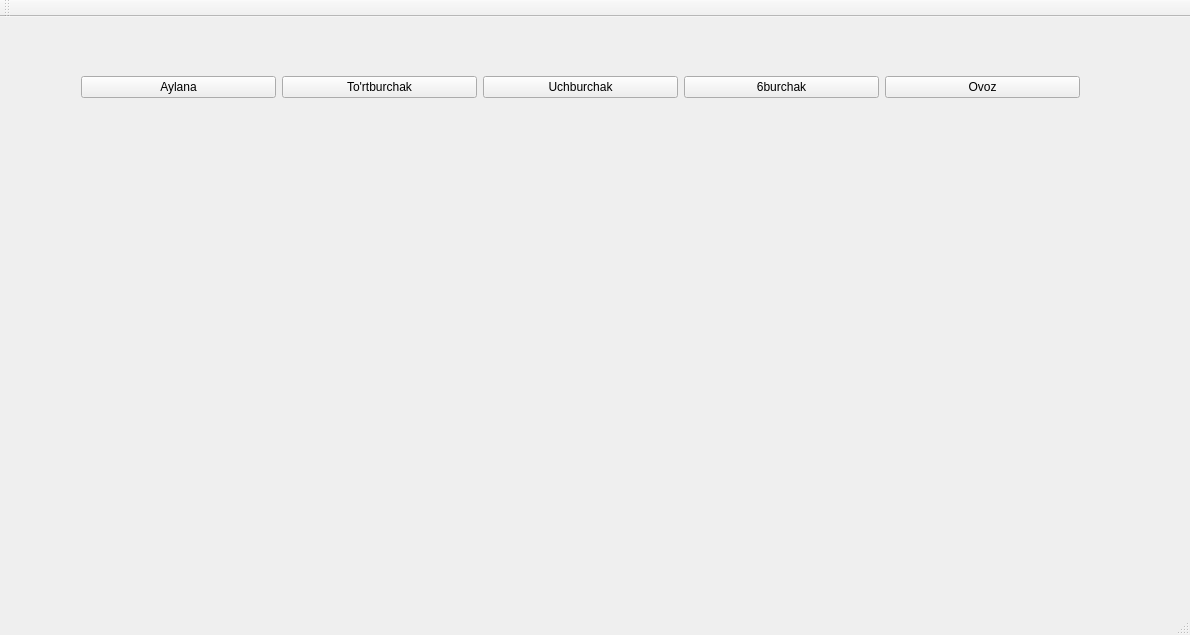
<?xml version="1.0" encoding="UTF-8"?>
<ui version="4.0">
 <class>MainWindow</class>
 <widget class="QMainWindow" name="MainWindow">
  <property name="geometry">
   <rect>
    <x>0</x>
    <y>0</y>
    <width>1190</width>
    <height>635</height>
   </rect>
  </property>
  <property name="windowTitle">
   <string>MainWindow</string>
  </property>
  <widget class="QWidget" name="centralWidget">
   <widget class="QWidget" name="layoutWidget">
    <property name="geometry">
     <rect>
      <x>70</x>
      <y>40</y>
      <width>1021</width>
      <height>61</height>
     </rect>
    </property>
    <layout class="QHBoxLayout" name="horizontalLayout">
     <item>
      <widget class="QPushButton" name="pushButton">
       <property name="text">
        <string>Aylana</string>
       </property>
       <property name="icon">
        <iconset>
         <normaloff>../../Desktop/1.PNG</normaloff>../../Desktop/1.PNG</iconset>
       </property>
       <property name="iconSize">
        <size>
         <width>50</width>
         <height>50</height>
        </size>
       </property>
      </widget>
     </item>
     <item>
      <widget class="QPushButton" name="pushButton_2">
       <property name="text">
        <string>To'rtburchak</string>
       </property>
       <property name="icon">
        <iconset>
         <normaloff>../../Desktop/2.PNG</normaloff>../../Desktop/2.PNG</iconset>
       </property>
       <property name="iconSize">
        <size>
         <width>50</width>
         <height>50</height>
        </size>
       </property>
      </widget>
     </item>
     <item>
      <widget class="QPushButton" name="pushButton_4">
       <property name="text">
        <string>Uchburchak</string>
       </property>
       <property name="icon">
        <iconset>
         <normaloff>../../Desktop/3.PNG</normaloff>../../Desktop/3.PNG</iconset>
       </property>
       <property name="iconSize">
        <size>
         <width>50</width>
         <height>50</height>
        </size>
       </property>
      </widget>
     </item>
     <item>
      <widget class="QPushButton" name="pushButton_3">
       <property name="text">
        <string>6burchak</string>
       </property>
       <property name="icon">
        <iconset>
         <normaloff>../../Desktop/4.PNG</normaloff>../../Desktop/4.PNG</iconset>
       </property>
       <property name="iconSize">
        <size>
         <width>50</width>
         <height>50</height>
        </size>
       </property>
      </widget>
     </item>
     <item>
      <widget class="QPushButton" name="pushButton_5">
       <property name="text">
        <string>Ovoz</string>
       </property>
      </widget>
     </item>
    </layout>
   </widget>
   <widget class="QWidget" name="widget" native="true">
    <property name="geometry">
     <rect>
      <x>80</x>
      <y>160</y>
      <width>391</width>
      <height>261</height>
     </rect>
    </property>
   </widget>
  </widget>
  <widget class="QMenuBar" name="menuBar">
   <property name="geometry">
    <rect>
     <x>0</x>
     <y>0</y>
     <width>1190</width>
     <height>26</height>
    </rect>
   </property>
  </widget>
  <widget class="QToolBar" name="mainToolBar">
   <attribute name="toolBarArea">
    <enum>TopToolBarArea</enum>
   </attribute>
   <attribute name="toolBarBreak">
    <bool>false</bool>
   </attribute>
  </widget>
  <widget class="QStatusBar" name="statusBar"/>
 </widget>
 <layoutdefault spacing="6" margin="11"/>
 <resources/>
 <connections/>
</ui>
